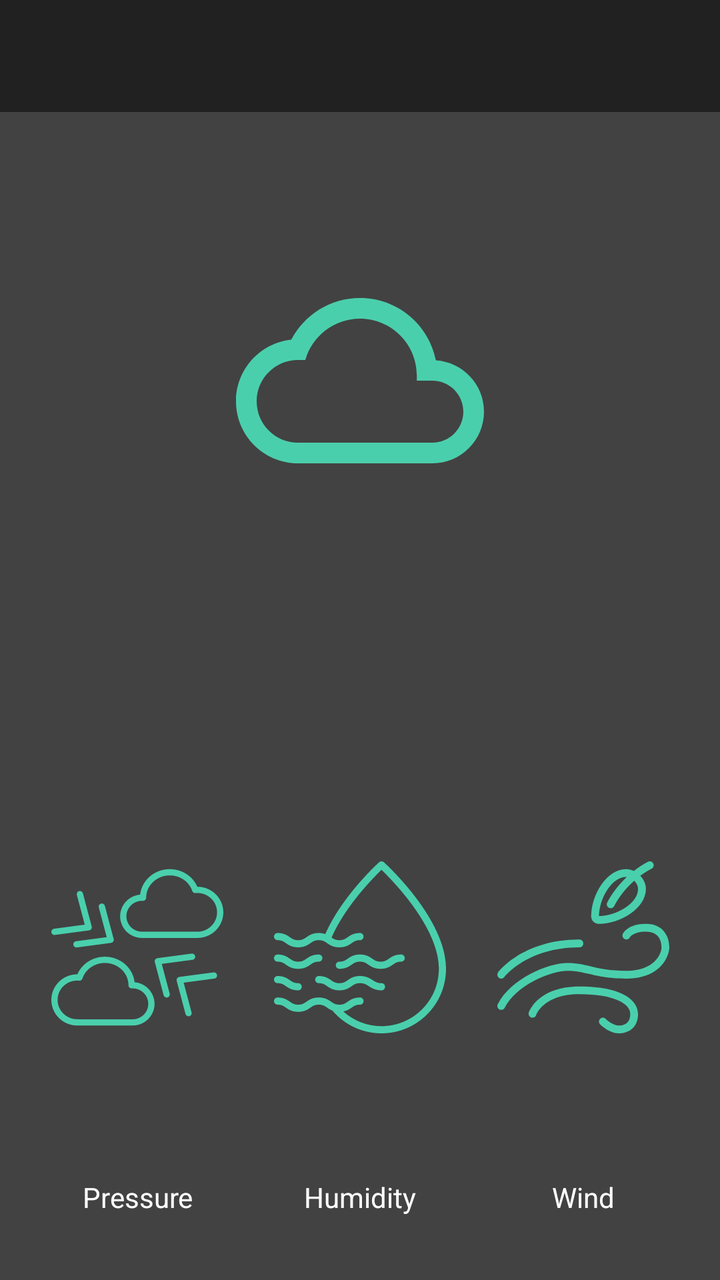
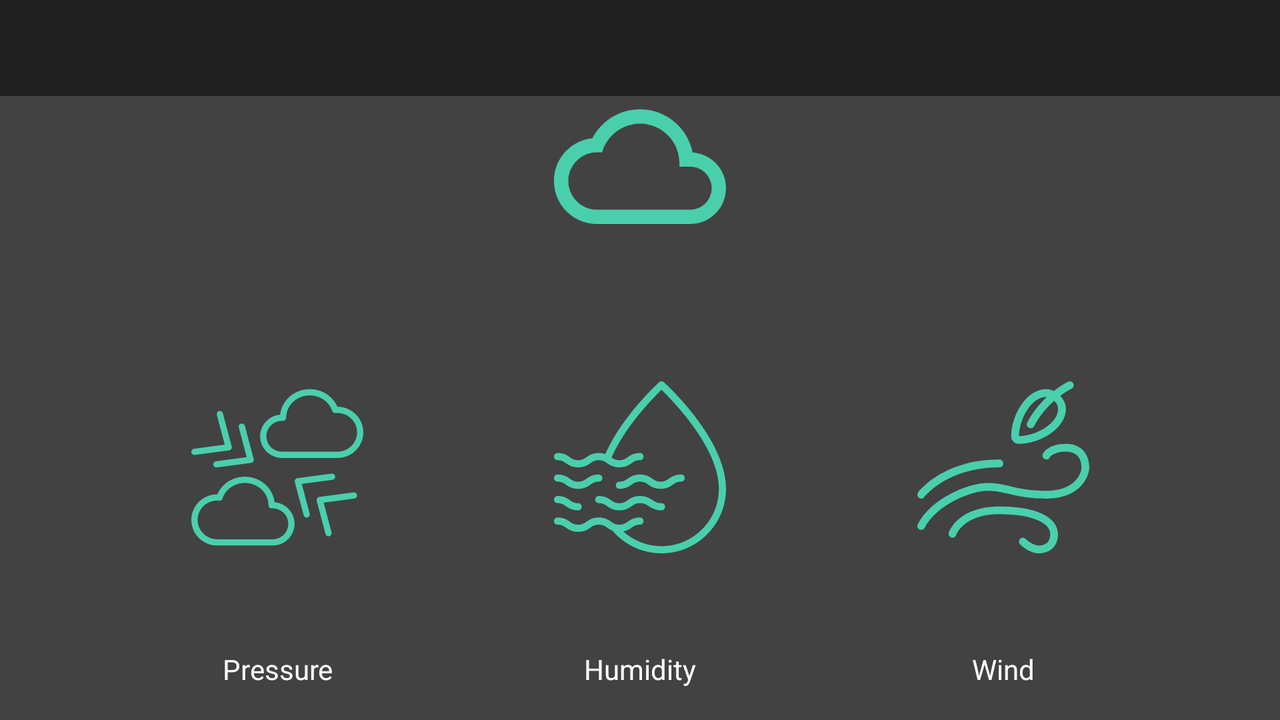

Compare how this app lays out the same screen by default and in its alternative resource folder. The renders come first, then the two layout files and the values they reference.
<!-- AndroidManifest.xml: application theme AppTheme -->
<!-- res/layout/fragment_weather.xml -->
<?xml version="1.0" encoding="utf-8"?>
<androidx.constraintlayout.widget.ConstraintLayout xmlns:android="http://schemas.android.com/apk/res/android"
    xmlns:app="http://schemas.android.com/apk/res-auto"
    xmlns:tools="http://schemas.android.com/tools"
    android:layout_width="match_parent"
    android:layout_height="match_parent"
    android:background="@color/colorAccent">

    <include
        android:id="@+id/toolbar_history"
        layout="@layout/toolbar"
        tools:layout_height="?android:actionBarSize"
        tools:layout_width="match_parent" />

    <TextView
        android:id="@+id/tvDataNameLocation"
        android:layout_width="0dp"
        android:layout_height="wrap_content"
        android:layout_marginStart="24dp"
        android:layout_marginTop="24dp"
        android:layout_marginEnd="24dp"
        android:ellipsize="end"
        android:maxLines="1"
        android:textColor="@android:color/white"
        android:textSize="18sp"
        app:layout_constraintEnd_toEndOf="parent"
        app:layout_constraintStart_toStartOf="parent"
        app:layout_constraintTop_toBottomOf="@id/toolbar_history" />

    <ImageView
        android:id="@+id/imageView"
        android:layout_width="0dp"
        android:layout_height="wrap_content"
        android:layout_marginTop="24dp"
        app:layout_constraintDimensionRatio="w,1:1"
        app:layout_constraintEnd_toEndOf="parent"
        app:layout_constraintStart_toStartOf="parent"
        app:layout_constraintTop_toBottomOf="@+id/tvDataNameLocation"
        app:srcCompat="@drawable/ic_baseline_cloud_queue_24" />

    <TextView
        android:id="@+id/tvDataTemperature"
        android:layout_width="wrap_content"
        android:layout_height="wrap_content"
        android:layout_marginTop="16dp"
        android:textColor="@android:color/white"
        android:textSize="36sp"
        android:textStyle="bold"
        app:layout_constraintBottom_toTopOf="@+id/imageView3"
        app:layout_constraintEnd_toEndOf="parent"
        app:layout_constraintStart_toStartOf="parent"
        app:layout_constraintTop_toBottomOf="@+id/imageView"
        app:layout_constraintVertical_bias="0.0" />

    <ImageView
        android:id="@+id/imageView2"
        android:layout_width="wrap_content"
        android:layout_height="wrap_content"
        android:layout_marginBottom="32dp"
        app:layout_constraintBottom_toTopOf="@+id/tvDataPressure"
        app:layout_constraintEnd_toStartOf="@+id/imageView3"
        app:layout_constraintHorizontal_bias="0.5"
        app:layout_constraintStart_toStartOf="parent"
        app:srcCompat="@drawable/ic_pressure" />

    <ImageView
        android:id="@+id/imageView3"
        android:layout_width="wrap_content"
        android:layout_height="wrap_content"
        android:layout_marginBottom="32dp"
        app:layout_constraintBottom_toTopOf="@+id/tvDataHumidity"
        app:layout_constraintEnd_toStartOf="@+id/imageView4"
        app:layout_constraintHorizontal_bias="0.5"
        app:layout_constraintStart_toEndOf="@+id/imageView2"
        app:srcCompat="@drawable/ic_humidity" />

    <ImageView
        android:id="@+id/imageView4"
        android:layout_width="wrap_content"
        android:layout_height="wrap_content"
        android:layout_marginBottom="32dp"
        app:layout_constraintBottom_toTopOf="@+id/tvDataWind"
        app:layout_constraintEnd_toEndOf="parent"
        app:layout_constraintHorizontal_bias="0.5"
        app:layout_constraintStart_toEndOf="@+id/imageView3"
        app:srcCompat="@drawable/ic_wind" />

    <TextView
        android:id="@+id/tvDataPressure"
        android:layout_width="0dp"
        android:layout_height="wrap_content"
        android:layout_marginBottom="16dp"
        android:gravity="center"
        android:textColor="@android:color/white"
        android:textSize="18sp"
        app:layout_constraintBottom_toTopOf="@+id/textView3"
        app:layout_constraintEnd_toEndOf="@+id/imageView2"
        app:layout_constraintStart_toStartOf="@+id/imageView2" />

    <TextView
        android:id="@+id/textView3"
        android:layout_width="0dp"
        android:layout_height="wrap_content"
        android:layout_marginBottom="32dp"
        android:gravity="center"
        android:text="Pressure"
        android:textColor="@android:color/white"
        app:layout_constraintBottom_toBottomOf="parent"
        app:layout_constraintEnd_toEndOf="@+id/tvDataPressure"
        app:layout_constraintStart_toStartOf="@+id/tvDataPressure" />

    <TextView
        android:id="@+id/tvDataHumidity"
        android:layout_width="0dp"
        android:layout_height="wrap_content"
        android:layout_marginBottom="16dp"
        android:gravity="center"
        android:textColor="@android:color/white"
        android:textSize="18sp"
        app:layout_constraintBottom_toTopOf="@+id/textView5"
        app:layout_constraintEnd_toEndOf="@+id/imageView3"
        app:layout_constraintStart_toStartOf="@+id/imageView3" />

    <TextView
        android:id="@+id/textView5"
        android:layout_width="0dp"
        android:layout_height="wrap_content"
        android:layout_marginBottom="32dp"
        android:gravity="center"
        android:text="Humidity"
        android:textColor="@android:color/white"
        app:layout_constraintBottom_toBottomOf="parent"
        app:layout_constraintEnd_toEndOf="@+id/tvDataHumidity"
        app:layout_constraintStart_toStartOf="@+id/tvDataHumidity" />

    <TextView
        android:id="@+id/tvDataWind"
        android:layout_width="0dp"
        android:layout_height="wrap_content"
        android:layout_marginBottom="16dp"
        android:gravity="center"
        android:textColor="@android:color/white"
        android:textSize="18sp"
        app:layout_constraintBottom_toTopOf="@+id/textView7"
        app:layout_constraintEnd_toEndOf="@+id/imageView4"
        app:layout_constraintStart_toStartOf="@+id/imageView4" />

    <TextView
        android:id="@+id/textView7"
        android:layout_width="0dp"
        android:layout_height="wrap_content"
        android:layout_marginBottom="32dp"
        android:gravity="center"
        android:text="Wind"
        android:textColor="@android:color/white"
        app:layout_constraintBottom_toBottomOf="parent"
        app:layout_constraintEnd_toEndOf="@+id/tvDataWind"
        app:layout_constraintStart_toStartOf="@+id/tvDataWind" />
    <FrameLayout
        android:id="@+id/sntProgressBar"
        android:layout_width="match_parent"
        android:layout_height="match_parent"
        android:background="#99000000"
        android:visibility="gone"
        app:layout_constraintBottom_toBottomOf="parent"
        app:layout_constraintEnd_toEndOf="parent"
        app:layout_constraintStart_toStartOf="parent"
        app:layout_constraintTop_toTopOf="parent"
        tools:visibility="gone">

        <ProgressBar
            android:layout_width="50dp"
            android:layout_height="50dp"
            android:layout_gravity="center" />

    </FrameLayout>
</androidx.constraintlayout.widget.ConstraintLayout>
<!-- res/layout/toolbar.xml (included above) -->
<?xml version="1.0" encoding="utf-8"?>
<RelativeLayout xmlns:android="http://schemas.android.com/apk/res/android"
    xmlns:app="http://schemas.android.com/apk/res-auto"
    android:layout_width="match_parent"
    android:layout_height="?android:actionBarSize">

    <androidx.appcompat.widget.Toolbar
        app:contentInsetStart="0dp"
        android:id="@+id/toolbar"
        android:layout_width="match_parent"
        android:layout_height="?android:actionBarSize"
        android:background="?attr/colorPrimary"
        android:contentInsetStart="0dp"
        android:gravity="center_vertical"
        app:layout_constraintBottom_toBottomOf="parent"
        app:layout_constraintEnd_toEndOf="parent"
        app:layout_constraintStart_toStartOf="parent"
        app:layout_constraintTop_toTopOf="parent">

        <RelativeLayout
            android:id="@+id/toolbarContainer"
            android:layout_width="wrap_content"
            android:layout_height="wrap_content" />
    </androidx.appcompat.widget.Toolbar>
</RelativeLayout>
<!-- resources referenced by this layout -->
<resources>
  <color name="colorAccent">#424242</color>
  <!-- drawable ic_baseline_cloud_queue_24 (drawable) -->
  <vector android:height="124dp" android:tint="#4ACFAC"
      android:viewportHeight="24" android:viewportWidth="24"
      android:width="124dp" xmlns:android="http://schemas.android.com/apk/res/android">
      <path android:fillColor="@android:color/white" android:pathData="M19.35,10.04C18.67,6.59 15.64,4 12,4 9.11,4 6.6,5.64 5.35,8.04 2.34,8.36 0,10.91 0,14c0,3.31 2.69,6 6,6h13c2.76,0 5,-2.24 5,-5 0,-2.64 -2.05,-4.78 -4.65,-4.96zM19,18H6c-2.21,0 -4,-1.79 -4,-4s1.79,-4 4,-4h0.71C7.37,7.69 9.48,6 12,6c3.04,0 5.5,2.46 5.5,5.5v0.5H19c1.66,0 3,1.34 3,3s-1.34,3 -3,3z"/>
  </vector>
  <!-- drawable ic_humidity: vector/xml drawable (drawable, 4530 chars, omitted) -->
  <!-- drawable ic_pressure: vector/xml drawable (drawable, 3828 chars, omitted) -->
  <!-- drawable ic_wind: vector/xml drawable (drawable, 2663 chars, omitted) -->
  <style name="AppTheme" parent="Theme.MaterialComponents.NoActionBar">
          
          <item name="colorPrimary">@color/colorPrimary</item>
          <item name="colorPrimaryDark">@color/colorPrimaryDark</item>
          <item name="colorAccent">@color/colorAccent</item>
          <item name="android:navigationBarColor">@color/colorPrimary</item>
      </style>
  <color name="colorPrimary">#212121</color>
  <color name="colorPrimaryDark">#303030</color>
</resources>
<!-- res/layout-land/fragment_weather.xml (the repository's variant of the layout above) -->
<!-- drawn on the phone turned sideways -->
<?xml version="1.0" encoding="utf-8"?>
<androidx.constraintlayout.widget.ConstraintLayout xmlns:android="http://schemas.android.com/apk/res/android"
    xmlns:app="http://schemas.android.com/apk/res-auto"
    xmlns:tools="http://schemas.android.com/tools"
    android:layout_width="match_parent"
    android:layout_height="match_parent"
    android:background="@color/colorAccent">

    <include
        android:id="@+id/toolbar_history"
        layout="@layout/toolbar"
        tools:layout_height="?android:actionBarSize"
        tools:layout_width="match_parent" />

    <TextView
        android:id="@+id/tvDataNameLocation"
        android:layout_width="0dp"
        android:layout_height="wrap_content"
        android:layout_marginStart="24dp"
        android:layout_marginTop="8dp"
        android:layout_marginEnd="24dp"
        android:ellipsize="end"
        android:maxLines="1"
        android:textColor="@android:color/white"
        android:textSize="18sp"
        app:layout_constraintEnd_toEndOf="parent"
        app:layout_constraintStart_toStartOf="parent"
        app:layout_constraintTop_toTopOf="parent" />

    <ImageView
        android:id="@+id/imageView"
        android:layout_width="wrap_content"
        android:layout_height="0dp"
        android:layout_marginTop="8dp"
        app:layout_constraintBottom_toTopOf="@+id/tvDataTemperature"
        app:layout_constraintEnd_toEndOf="parent"
        app:layout_constraintStart_toStartOf="parent"
        app:layout_constraintTop_toBottomOf="@+id/tvDataNameLocation"
        app:srcCompat="@drawable/ic_baseline_cloud_queue_24" />

    <TextView
        android:id="@+id/tvDataTemperature"
        android:layout_width="wrap_content"
        android:layout_height="wrap_content"
        android:layout_marginBottom="16dp"
        android:textColor="@android:color/white"
        android:textSize="36sp"
        android:textStyle="bold"
        app:layout_constraintBottom_toTopOf="@+id/imageView3"
        app:layout_constraintEnd_toEndOf="parent"
        app:layout_constraintStart_toStartOf="parent" />

    <ImageView
        android:id="@+id/imageView2"
        android:layout_width="wrap_content"
        android:layout_height="wrap_content"
        android:layout_marginBottom="8dp"
        app:layout_constraintBottom_toTopOf="@+id/tvDataPressure"
        app:layout_constraintEnd_toStartOf="@+id/imageView3"
        app:layout_constraintHorizontal_bias="0.5"
        app:layout_constraintStart_toStartOf="parent"
        app:srcCompat="@drawable/ic_pressure" />

    <ImageView
        android:id="@+id/imageView3"
        android:layout_width="wrap_content"
        android:layout_height="wrap_content"
        android:layout_marginBottom="8dp"
        app:layout_constraintBottom_toTopOf="@+id/tvDataHumidity"
        app:layout_constraintEnd_toStartOf="@+id/imageView4"
        app:layout_constraintHorizontal_bias="0.5"
        app:layout_constraintStart_toEndOf="@+id/imageView2"
        app:srcCompat="@drawable/ic_humidity" />

    <ImageView
        android:id="@+id/imageView4"
        android:layout_width="wrap_content"
        android:layout_height="wrap_content"
        android:layout_marginBottom="8dp"
        app:layout_constraintBottom_toTopOf="@+id/tvDataWind"
        app:layout_constraintEnd_toEndOf="parent"
        app:layout_constraintHorizontal_bias="0.5"
        app:layout_constraintStart_toEndOf="@+id/imageView3"
        app:srcCompat="@drawable/ic_wind" />

    <TextView
        android:id="@+id/tvDataPressure"
        android:layout_width="0dp"
        android:layout_height="wrap_content"
        android:layout_marginBottom="16dp"
        android:gravity="center"
        android:textColor="@android:color/white"
        android:textSize="18sp"
        app:layout_constraintBottom_toTopOf="@+id/textView3"
        app:layout_constraintEnd_toEndOf="@+id/imageView2"
        app:layout_constraintStart_toStartOf="@+id/imageView2" />

    <TextView
        android:id="@+id/textView3"
        android:layout_width="0dp"
        android:layout_height="wrap_content"
        android:layout_marginBottom="16dp"
        android:gravity="center"
        android:text="Pressure"
        android:textColor="@android:color/white"
        app:layout_constraintBottom_toBottomOf="parent"
        app:layout_constraintEnd_toEndOf="@+id/tvDataPressure"
        app:layout_constraintStart_toStartOf="@+id/tvDataPressure" />

    <TextView
        android:id="@+id/tvDataHumidity"
        android:layout_width="0dp"
        android:layout_height="wrap_content"
        android:layout_marginBottom="16dp"
        android:gravity="center"
        android:textColor="@android:color/white"
        android:textSize="18sp"
        app:layout_constraintBottom_toTopOf="@+id/textView5"
        app:layout_constraintEnd_toEndOf="@+id/imageView3"
        app:layout_constraintStart_toStartOf="@+id/imageView3" />

    <TextView
        android:id="@+id/textView5"
        android:layout_width="0dp"
        android:layout_height="wrap_content"
        android:layout_marginBottom="16dp"
        android:gravity="center"
        android:text="Humidity"
        android:textColor="@android:color/white"
        app:layout_constraintBottom_toBottomOf="parent"
        app:layout_constraintEnd_toEndOf="@+id/tvDataHumidity"
        app:layout_constraintStart_toStartOf="@+id/tvDataHumidity" />

    <TextView
        android:id="@+id/tvDataWind"
        android:layout_width="0dp"
        android:layout_height="wrap_content"
        android:layout_marginBottom="16dp"
        android:gravity="center"
        android:textColor="@android:color/white"
        android:textSize="18sp"
        app:layout_constraintBottom_toTopOf="@+id/textView7"
        app:layout_constraintEnd_toEndOf="@+id/imageView4"
        app:layout_constraintStart_toStartOf="@+id/imageView4" />

    <TextView
        android:id="@+id/textView7"
        android:layout_width="0dp"
        android:layout_height="wrap_content"
        android:layout_marginBottom="16dp"
        android:gravity="center"
        android:text="Wind"
        android:textColor="@android:color/white"
        app:layout_constraintBottom_toBottomOf="parent"
        app:layout_constraintEnd_toEndOf="@+id/tvDataWind"
        app:layout_constraintStart_toStartOf="@+id/tvDataWind" />

    <FrameLayout
        android:id="@+id/sntProgressBar"
        android:layout_width="match_parent"
        android:layout_height="match_parent"
        android:background="#99000000"
        android:visibility="gone"
        app:layout_constraintBottom_toBottomOf="parent"
        app:layout_constraintEnd_toEndOf="parent"
        app:layout_constraintStart_toStartOf="parent"
        app:layout_constraintTop_toTopOf="parent"
        tools:visibility="gone">

        <ProgressBar
            android:layout_width="50dp"
            android:layout_height="50dp"
            android:layout_gravity="center" />

    </FrameLayout>
</androidx.constraintlayout.widget.ConstraintLayout>
